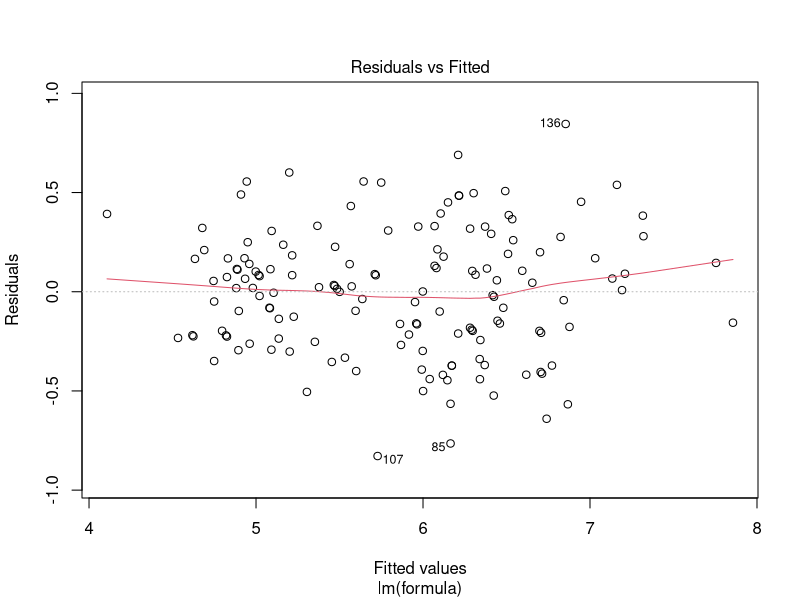
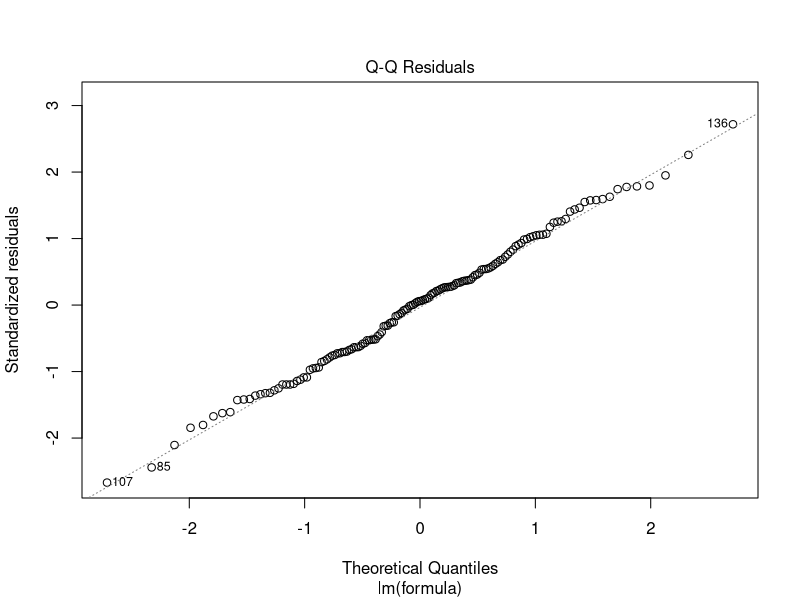
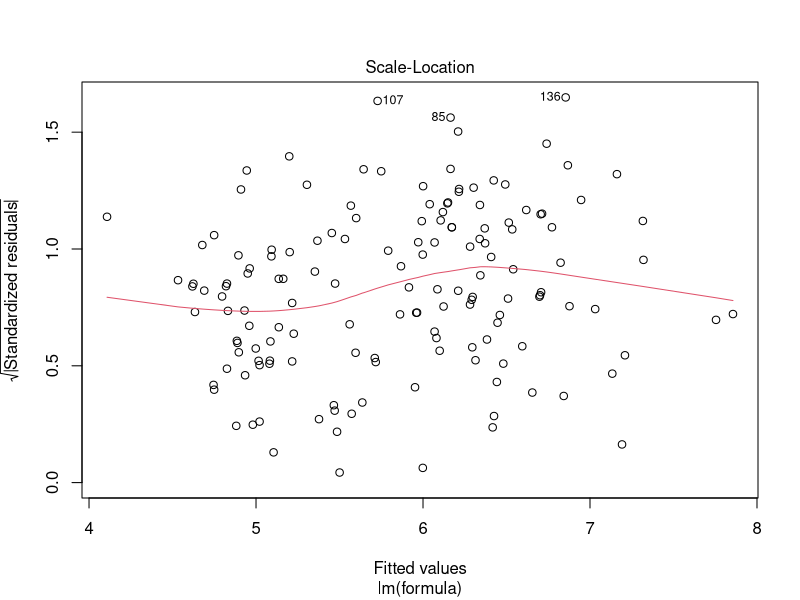
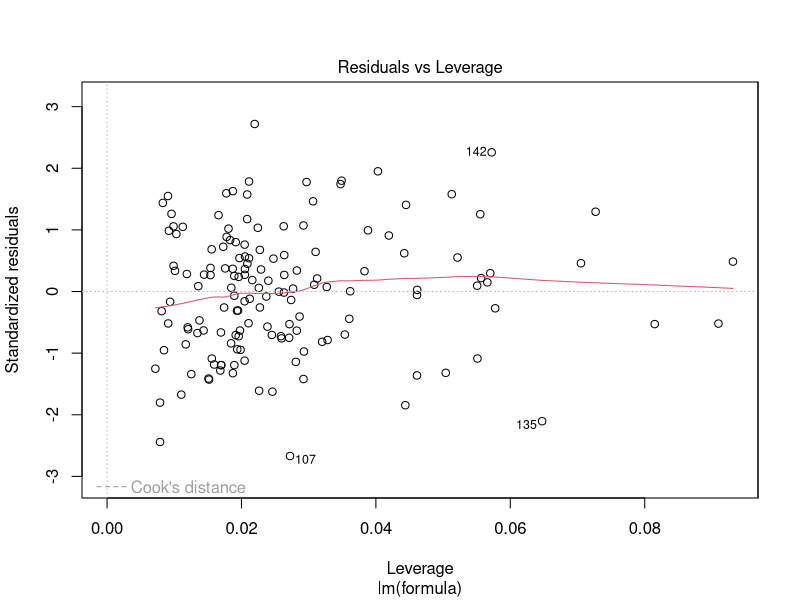
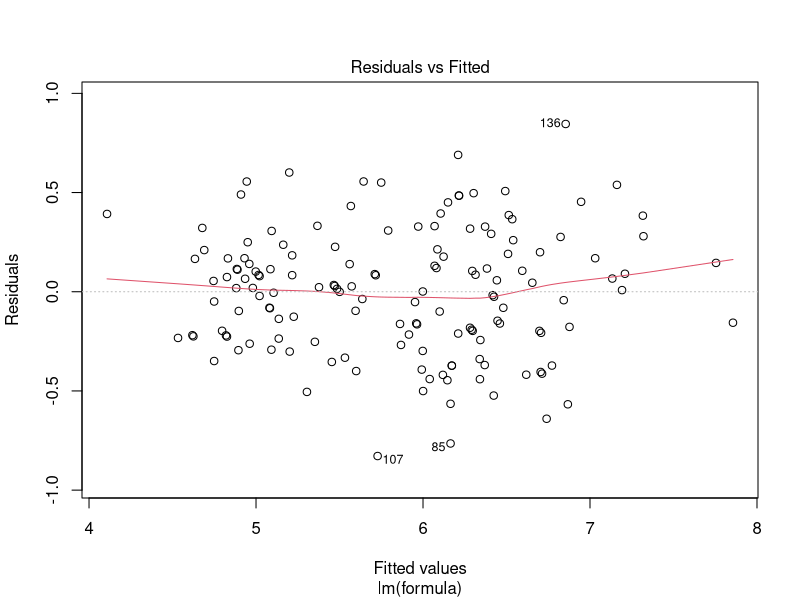
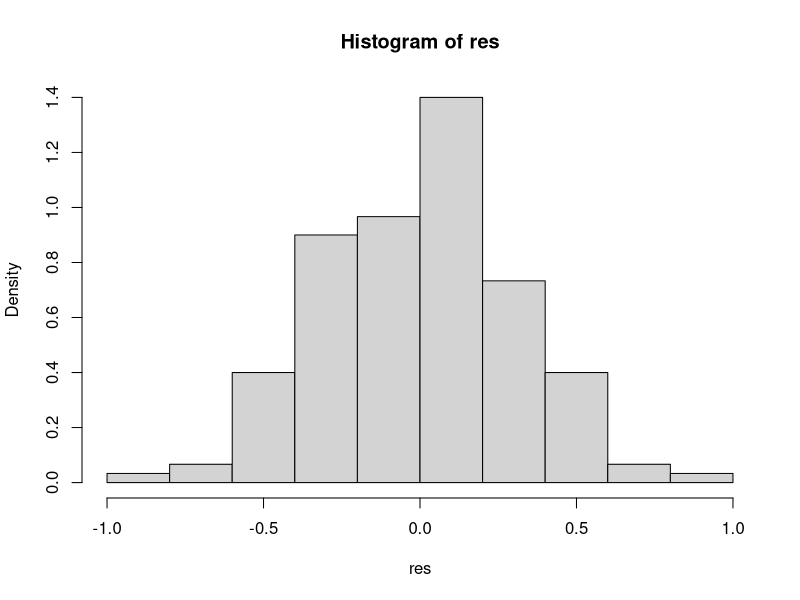
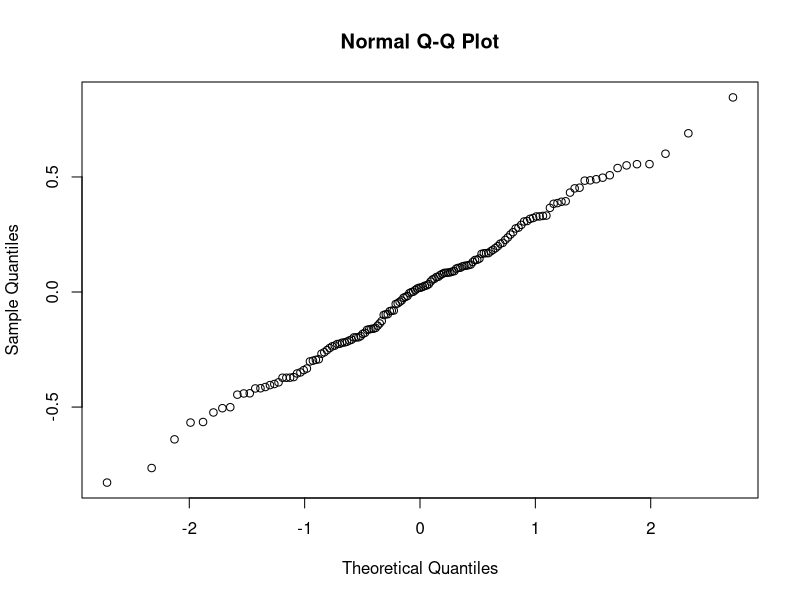

The R source for these figures, in order:
##########################################
##  5. 선형회귀분석 잔차검정과 모형진단
##########################################

# 1. 변수 모델링  
# 2. 회귀모델 생성 
# 3. 모형의 잔차검정 
#   1) 잔차의 등분산성 검정
#   2) 잔차의 정규성 검정 
#   3) 잔차의 독립성(자기상관) 검정 
# 4. 다중공선성 검사 
# 5. 회귀모델 생성/ 평가 


names(iris)

# 1. 변수 모델링 : y:Sepal.Length <- x:Sepal.Width,Petal.Length,Petal.Width
formula = Sepal.Length ~ Sepal.Width + Petal.Length + Petal.Width


# 2. 회귀모델 생성 
model <- lm(formula = formula,  data=iris)
model
names(model)


# 3. 모형의 잔차검정
plot(model)
#Hit <Return> to see next plot: 잔차 vs 적합값 -> 패턴없이 무작위 분포(포물선 분포 좋지않은 적합) 
#Hit <Return> to see next plot: Normal Q-Q -> 정규분포 : 대각선이면 잔차의 정규성 
#Hit <Return> to see next plot: 척도 vs 위치 -> 중심을 기준으로 고루 분포 
#Hit <Return> to see next plot: 잔차 vs 지렛대값 -> 중심을 기준으로 고루 분포 

# (1) 등분산성 검정 
plot(model, which =  1) 
methods('plot') # plot()에서 제공되는 객체 보기 

# (2) 잔차 정규성 검정
attributes(model) # coefficients(계수), residuals(잔차), fitted.values(적합값)
res <- residuals(model) # 잔차 추출 
shapiro.test(res) # 정규성 검정 - p-value = 0.9349 >= 0.05
# 귀무가설 : 정규성과 차이가 없다.

# 정규성 시각화  
hist(res, freq = F) 
qqnorm(res)

# (3) 잔차의 독립성(자기상관 검정 : Durbin-Watson) 
install.packages('lmtest')
library(lmtest) # 자기상관 진단 패키지 설치 
dwtest(model) # 더빈 왓슨 값
# p-value = 0.6013 DW = 2.0604  DW가 2이상 4 이하이면 채택력

# 4. 다중공선성 검사 
library(car)
sqrt(vif(model)) > 2 # TRUE 

# 5. 모델 생성/평가 
formula = Sepal.Length ~ Sepal.Width + Petal.Length 
model <- lm(formula = formula,  data=iris)
summary(model) # 모델 평가
